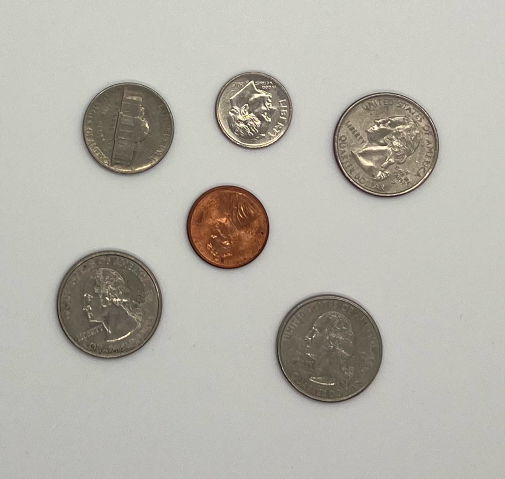
#> input picture coin1.png, 1010 x 958 px (shown at 1/2 size)
$ python 'coin count.py'
#> lines starting #> are read from the running program, lines starting #| are printed output that depends on the picture; after the words box and inside, x2 and y2 are one past the last pixel; in counts of white or black regions, pixels touching at a corner belong together
import cv2
import numpy as np
import copy

image1 = cv2.imread("coin1.png")
#> image1 is the input picture: shape (958, 1010, 3); mean B, G, R 170.7, 179.1, 181.6
image2 = cv2.imread("coin2.png")
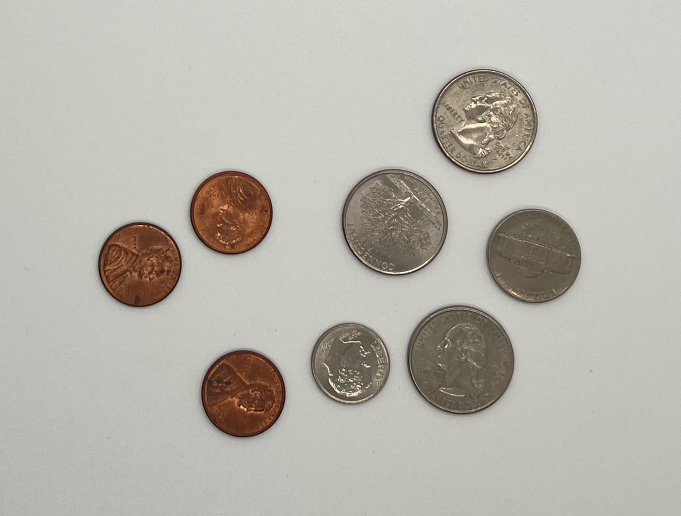
#> input picture coin2.png, 1362 x 1032 px (shown at 1/2 size)
#> image2 is the input picture: shape (1032, 1362, 3); mean B, G, R 172, 180.3, 183.7
image3 = cv2.imread("coin3.png")
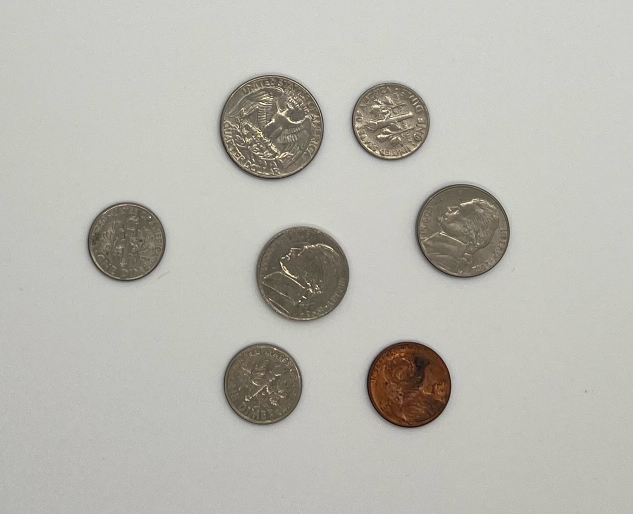
#> input picture coin3.png, 1266 x 1028 px (shown at 1/2 size)
#> image3 is the input picture: shape (1028, 1266, 3); mean B, G, R 176.7, 184, 185.4
image4 = cv2.imread("coin4.png")
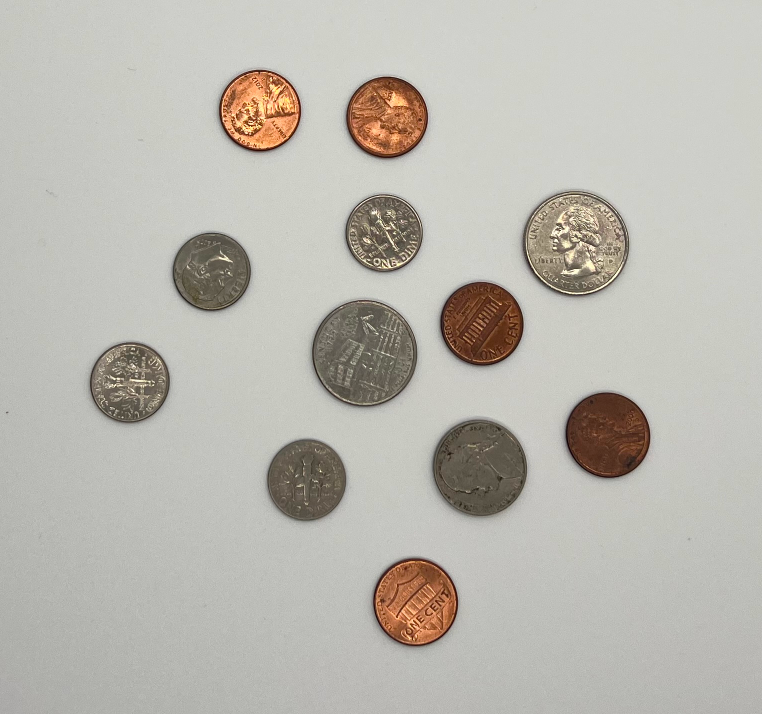
#> input picture coin4.png, 1524 x 1428 px (shown at 1/2 size)
#> image4 is the input picture: shape (1428, 1524, 3); mean B, G, R 175.9, 183.6, 186.3

def img_Mask(imagek):
    z = 31  # 31
    k = 70  # 65
    x = 98
    imagem = copy.deepcopy(imagek)
    hsv_image = cv2.cvtColor(imagem, cv2.COLOR_BGR2HLS)
#> hsv_image: shape (958, 1010, 3); mean of channels 0, 1, 2 27.7, 176.5, 21.5
    mask = np.logical_and((hsv_image[:, :, 0] > 23), (hsv_image[:, :, 0] < 50))
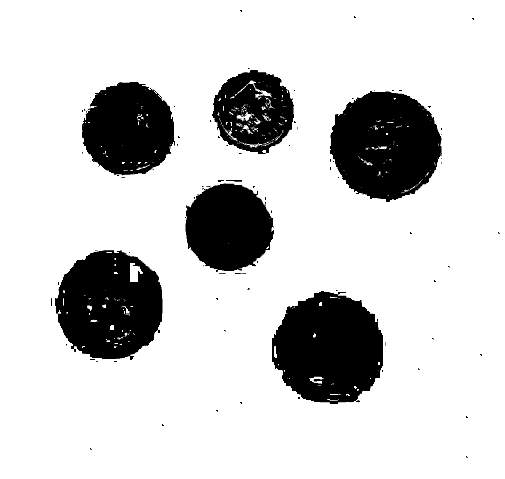
#> mask: shape (958, 1010) bool (shown at 1/2 size); 81.3% white; 109 black regions (97 under 20 px), largest, box (x1, y1, x2, y2) and area: (544, 582, 766, 808) 38131, (660, 182, 884, 404) 37016, (110, 500, 325, 720) 35484
    mask = np.uint8(mask * 255)
    kernel = cv2.getStructuringElement(cv2.MORPH_ELLIPSE, (z, z))
    kernelD = cv2.getStructuringElement(cv2.MORPH_ELLIPSE, (k, k))
    kernelE = cv2.getStructuringElement(cv2.MORPH_ELLIPSE, (x, x))
    mask = cv2.erode(mask, kernel, iterations=1)
#> mask: shape (958, 1010); 71.6% white; 24 black regions, largest, box (x1, y1, x2, y2) and area: (529, 565, 786, 823) 51691, (645, 165, 899, 419) 50810, (87, 485, 340, 739) 49867
    mask = cv2.dilate(mask, kernelD, iterations=2)
#> mask: shape (958, 1010); 96.1% white; 6 black regions, box (x1, y1, x2, y2) and area: (599, 639, 713, 752) 9662, (716, 237, 829, 345) 9390, (166, 555, 271, 665) 8962, (219, 219, 295, 296) 4530, (426, 417, 493, 491) 3561, (482, 197, 534, 250) 2039
    mask = cv2.erode(mask, kernelE, iterations=1)
#> mask: shape (958, 1010); 82.9% white; 6 black regions, box (x1, y1, x2, y2) and area: (551, 591, 762, 801) 34737, (668, 189, 878, 394) 34045, (118, 507, 320, 714) 33301, (171, 171, 344, 345) 23986, (378, 369, 542, 540) 21768, (434, 149, 583, 299) 17550
    return mask

def get_penny_mask(imagein):
    a = 31 # 50
    b = 65 # 10
    #c = 70 # 1
    imageR = copy.deepcopy(imagein)
    hsl_image_r = cv2.cvtColor(imageR, cv2.COLOR_BGR2HLS)
    mask_r = np.logical_and((hsl_image_r[:, :, 0] > 13), (hsl_image_r[:, :, 0] < 130))
#> mask_r: shape (958, 1010) bool; 96.6% white; 399 black regions (330 under 20 px), largest, box (x1, y1, x2, y2) and area: (372, 367, 548, 542) 23255, (660, 206, 821, 400) 2456, (843, 234, 876, 288) 465
    mask_r = np.uint8(mask_r * 255)
    rkernel = cv2.getStructuringElement(cv2.MORPH_ELLIPSE, (a, a))
    rkernel_d = cv2.getStructuringElement(cv2.MORPH_ELLIPSE, (b, b))
    #rkernel_e = cv2.getStructuringElement(cv2.MORPH_ELLIPSE, (c, c))
    mask_r = cv2.erode(mask_r, rkernel, iterations=1)
#> mask_r: shape (958, 1010); 82.8% white; 17 black regions, largest, box (x1, y1, x2, y2) and area: (645, 165, 898, 415) 40694, (357, 352, 563, 562) 33529, (411, 134, 603, 322) 26871
    mask_r = cv2.dilate(mask_r, rkernel_d, iterations=2)
#> mask_r: shape (958, 1010); 99.6% white; 1 black region, box (x1, y1, x2, y2) and area: (422, 416, 497, 493) 4281
    mask_r = cv2.erode(mask_r, rkernel_d, iterations=2)
#> mask_r: shape (958, 1010); 96.7% white; 1 black region, box (x1, y1, x2, y2) and area: (358, 352, 561, 557) 32313
    imageR[mask_r == 255, :] = 0
    mask_r = 255 - mask_r
    return mask_r

def get_img(mask, image):
    image[mask == 255, :] = 0
    return image

def Circle(mask,image):
    mask2 = cv2.GaussianBlur(mask, (5, 5), 0, 0)
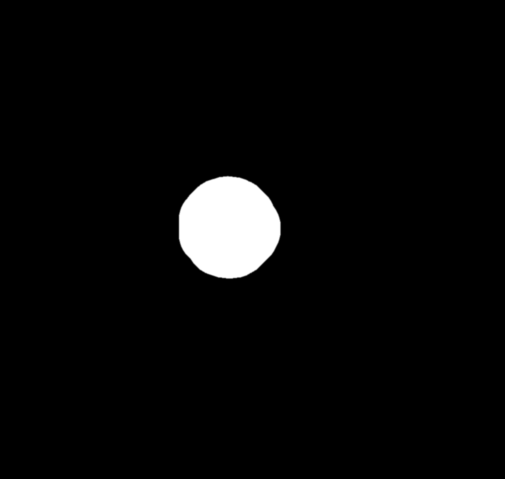
#> mask2: shape (958, 1010) (shown at 1/2 size); min 0, max 255, mean 8.5
    circles = cv2.HoughCircles(mask2, cv2.HOUGH_GRADIENT, 1, 45, param1=50, param2=30, minRadius=0, maxRadius=0)
#> circles = [[458.5, 454.5, 102.3]]
    circles = np.uint16(np.around(circles))
#> circles = [[458, 454, 102]]
    return circles

def get_P_amount(img):
    pm = get_penny_mask(img)
    p = Circle(pm, img)
    pc = p.shape[1]
    return pc

def get_amount(img):
    im = img_Mask(img)
    pm = get_penny_mask(img)
    sm = im+pm
    p = Circle(pm, img)
#> p = [[458, 454, 102]]
    pc = p.shape[1]
#> pc = 1
    s = Circle(sm, img)[0]
#> s = [[508, 222, 75], [772, 294, 106], [220, 606, 100], [258, 260, 86], [660, 692, 102]]
    c1 = s[:,2]
#> c1 = [75, 106, 100, 86, 102]
    for i in range(len(c1)):
        if c1[i] <= 85:
            pc = pc+10
        elif 96 <= c1[i]:
            pc = pc+25
        elif  85 < c1[i] < 96:
            pc = pc+5
#> this loop made 5 passes
#> pc on passes 1 to 5: 11, 36, 61, 66, 91
#> after the loop, pc = 91
    return pc

def out(imag):
    money = get_amount(imag)/100
#> money = 0.91
    print('{:.2f}'.format(money))
#| 0.91
    output = 255 - img_Mask(imag)
    font = cv2.FONT_HERSHEY_SIMPLEX
    font_size = 1.1
    font_color = (255,255,255)
    font_thickness = 2
    text = '$'+'{:.2f}'.format(money)
#> text = '$0.91'
    x,y = 10,50
    output = cv2.putText(output, text, (x,y), font, font_size, font_color, font_thickness, cv2.LINE_AA)
#> output: shape (958, 1010); min 0, max 255, mean 43.8
    return output

cv2.imwrite("1.png", out(image1))
cv2.imwrite("2.png", out(image2))
#> in img_Mask (call 3), `hsv_image = cv2.cvtColor(imagem, cv2.COLOR_BGR2HLS)`: hsv_image: shape (1032, 1362, 3); mean of channels 0, 1, 2 26.9, 178.1, 23.2
#> in img_Mask (call 3), `mask = np.logical_and((hsv_image[:, :, 0] > 23), (hsv_image[:, :, 0] <..`: mask: shape (1032, 1362) bool; 83% white; 116 black regions (94 under 20 px), largest, box (x1, y1, x2, y2) and area: (808, 604, 1032, 834) 39138, (680, 334, 904, 562) 38117, (856, 133, 1080, 350) 36782
#> in img_Mask (call 3), `mask = cv2.erode(mask, kernel, iterations=1)`: mask: shape (1032, 1362); 75% white; 18 black regions, largest, box (x1, y1, x2, y2) and area: (601, 589, 1047, 849) 85710, (153, 323, 567, 633) 71147, (665, 319, 919, 577) 51775
#> in img_Mask (call 3), `mask = cv2.dilate(mask, kernelD, iterations=2)`: mask: shape (1032, 1362); 96.5% white; 8 black regions, largest, box (x1, y1, x2, y2) and area: (860, 664, 979, 779) 10310, (736, 389, 847, 505) 9863, (913, 189, 1027, 295) 9364
#> in img_Mask (call 3), `mask = cv2.erode(mask, kernelE, iterations=1)`: mask: shape (1032, 1362); 84.6% white; 8 black regions, largest, box (x1, y1, x2, y2) and area: (812, 616, 1028, 828) 35936, (688, 341, 896, 554) 34985, (865, 141, 1076, 344) 34022
#> in get_penny_mask (call 2), `mask_r = np.logical_and((hsl_image_r[:, :, 0] > 13), (hsl_image_r[:, :..`: mask_r: shape (1032, 1362) bool; 94.2% white; 445 black regions (376 under 20 px), largest, box (x1, y1, x2, y2) and area: (402, 699, 573, 875) 23915, (194, 441, 367, 617) 23137, (379, 340, 552, 512) 22883
#> in get_penny_mask (call 2), `mask_r = cv2.erode(mask_r, rkernel, iterations=1)`: mask_r: shape (1032, 1362); 82.6% white; 18 black regions, largest, box (x1, y1, x2, y2) and area: (153, 323, 567, 632) 68345, (845, 115, 1095, 365) 40334, (605, 593, 1041, 841) 40193
#> in get_penny_mask (call 2), `mask_r = cv2.dilate(mask_r, rkernel_d, iterations=2)`: mask_r: shape (1032, 1362); 99% white; 3 black regions, box (x1, y1, x2, y2) and area: (450, 743, 525, 828) 4816, (242, 490, 317, 567) 4383, (429, 389, 501, 463) 4182
#> in get_penny_mask (call 2), `mask_r = cv2.erode(mask_r, rkernel_d, iterations=2)`: mask_r: shape (1032, 1362); 93% white; 3 black regions, box (x1, y1, x2, y2) and area: (386, 679, 589, 892) 33938, (178, 426, 381, 631) 32741, (365, 325, 565, 527) 31978
#> in get_amount (call 2), `sm = im+pm`:
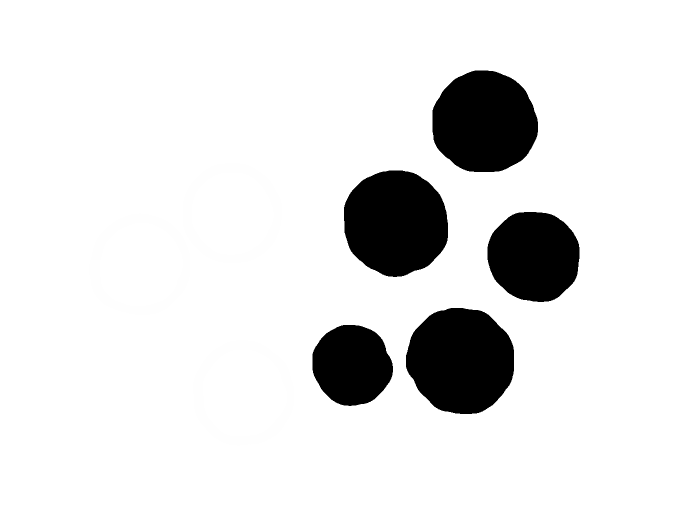
#> sm: shape (1032, 1362) (shown at 1/2 size); min 0, max 255, mean 227.5
#> in get_amount (call 2), `p = Circle(pm, img)`: p = [[464, 426, 101], [486, 788, 104], [278, 528, 102]]
#> in get_amount (call 2), `s = Circle(sm, img)[0]`: s = [[972, 244, 105], [1066, 514, 93], [788, 444, 103], [704, 730, 80], [920, 724, 109]]
#> in get_amount (call 2), `c1 = s[:,2]`: c1 = [105, 93, 103, 80, 109]
#> the loop in get_amount (call 2), `for i in range(len(c1)):` made 5 passes
#> pc on passes 1 to 5: 28, 33, 58, 68, 93
#> after the loop in get_amount (call 2), `for i in range(len(c1)):`: pc = 93
#| 0.93
#> in out (call 2), `output = cv2.putText(output, text, (x,y), font, font_size, font_color,..`: output: shape (1032, 1362); min 0, max 255, mean 39.5
cv2.imwrite("3.png", out(image3))
#> in img_Mask (call 5), `hsv_image = cv2.cvtColor(imagem, cv2.COLOR_BGR2HLS)`: hsv_image: shape (1028, 1266, 3); mean of channels 0, 1, 2 29.8, 181.5, 18.3
#> in img_Mask (call 5), `mask = np.logical_and((hsv_image[:, :, 0] > 23), (hsv_image[:, :, 0] <..`: mask: shape (1028, 1266) bool; 86.5% white; 117 black regions (91 under 20 px), largest, box (x1, y1, x2, y2) and area: (434, 150, 650, 359) 33218, (830, 368, 1022, 558) 27914, (512, 454, 698, 646) 27592
#> in img_Mask (call 5), `mask = cv2.erode(mask, kernel, iterations=1)`: mask: shape (1028, 1266); 79% white; 22 black regions, largest, box (x1, y1, x2, y2) and area: (417, 135, 669, 377) 47950, (781, 349, 1037, 581) 42883, (495, 439, 717, 661) 39762
#> in img_Mask (call 5), `mask = cv2.dilate(mask, kernelD, iterations=2)`: mask: shape (1028, 1266); 97.8% white; 7 black regions, largest, box (x1, y1, x2, y2) and area: (491, 205, 599, 305) 8292, (876, 423, 967, 506) 5229, (569, 509, 643, 591) 4989
#> in img_Mask (call 5), `mask = cv2.erode(mask, kernelE, iterations=1)`: mask: shape (1028, 1266); 87.8% white; 7 black regions, largest, box (x1, y1, x2, y2) and area: (443, 157, 648, 354) 32014, (828, 375, 1016, 555) 25872, (521, 461, 692, 640) 25024
#> in get_penny_mask (call 3), `mask_r = np.logical_and((hsl_image_r[:, :, 0] > 13), (hsl_image_r[:, :..`:
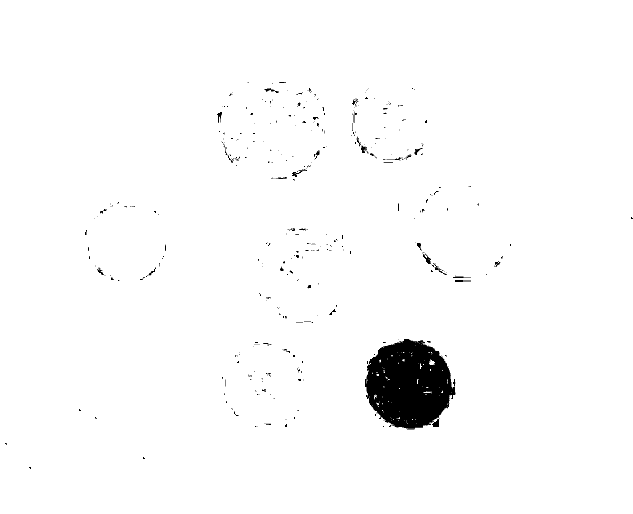
#> mask_r: shape (1028, 1266) bool (shown at 1/2 size); 97.9% white; 392 black regions (338 under 20 px), largest, box (x1, y1, x2, y2) and area: (730, 678, 911, 859) 23675, (864, 838, 878, 854) 147, (846, 507, 862, 528) 144
#| 0.66
cv2.imwrite("4.png", out(image4))
#| 1.00


cv2.imshow("1", out(image1))
#| 0.91
cv2.imshow("2", out(image2))
#| 0.93
cv2.imshow("3", out(image3))
#| 0.66
cv2.imshow("4", out(image4))
#| 1.00
cv2.waitKey(0)
cv2.destroyAllWindows()
